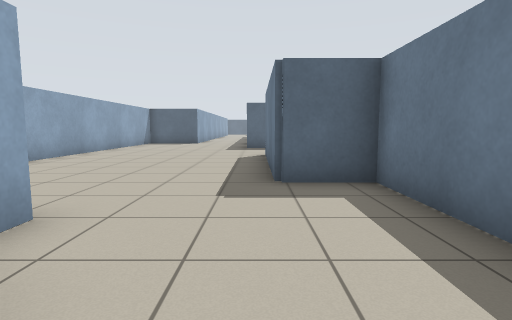
view 1 (above)

23 first-person views from a walk through a robot-simulator world made for Stage. The camera is 0.9 m above the floor, tilts 6° down and sees 80° across. Floor lines are 1 m apart. The floor is counted in squares, 1 m on a side. Each view is taken from the middle of a square. On the plan, view 1 faces up. The plan holds only what a view shows up to about 11 squares ahead; the rest is blank. The robots in the file are not drawn.

view 2
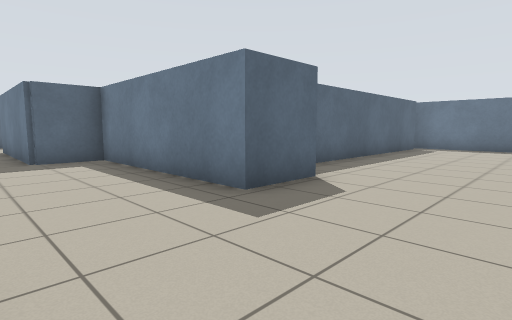

view 3
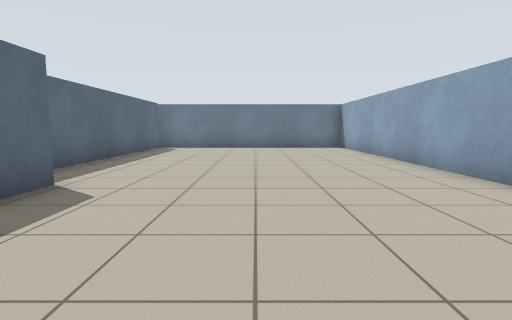

view 4
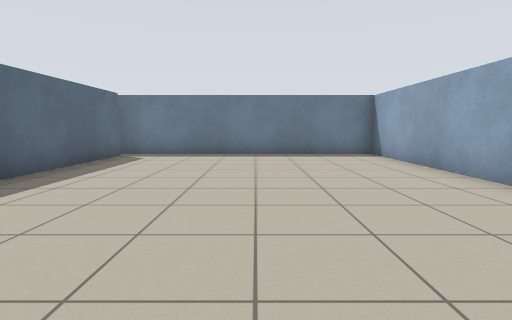

view 5
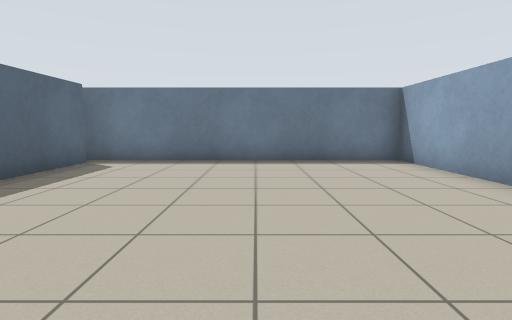

view 6
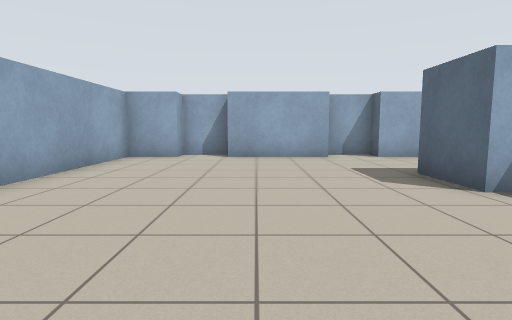

view 7
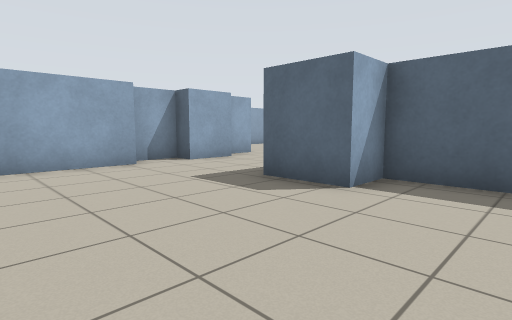

view 8
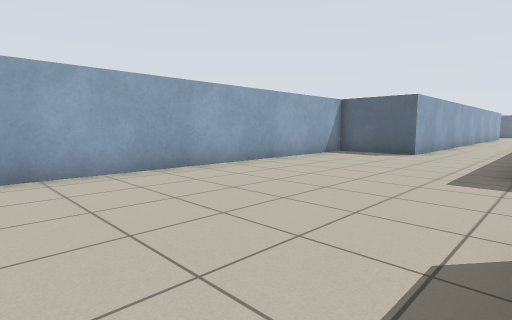

view 9
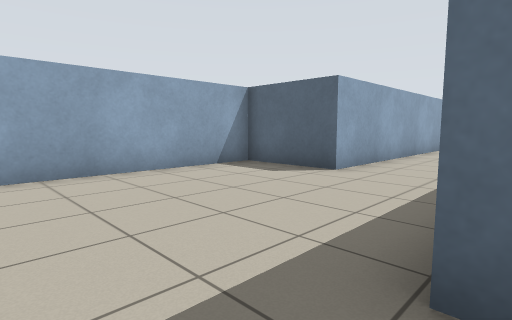

view 10
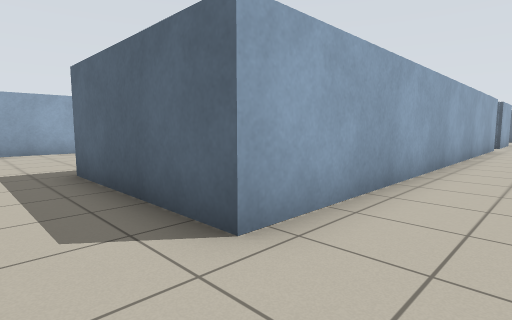

view 11
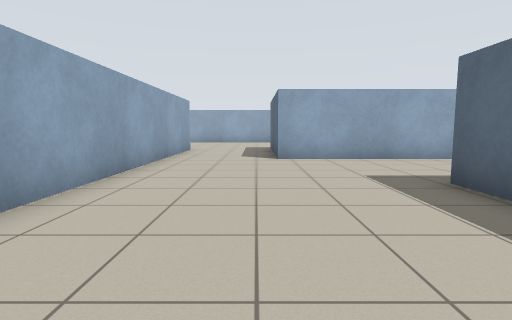

view 12
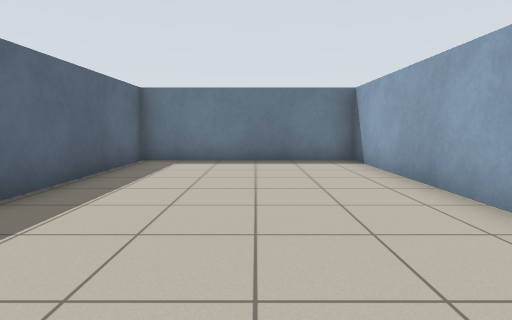

view 13
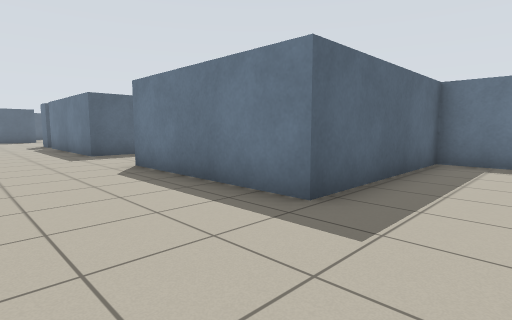

view 14
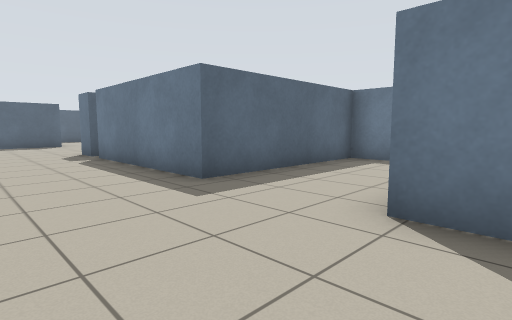

view 15
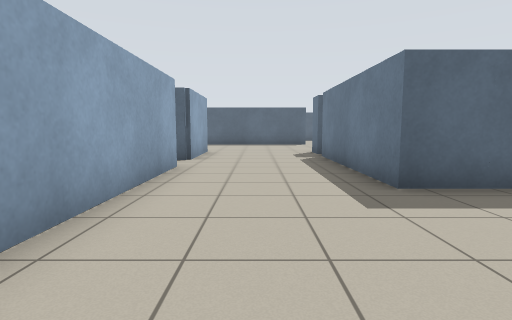

view 16
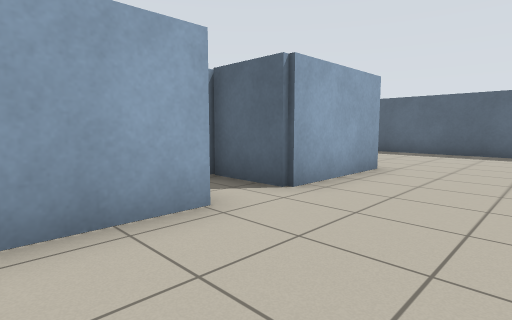

view 17
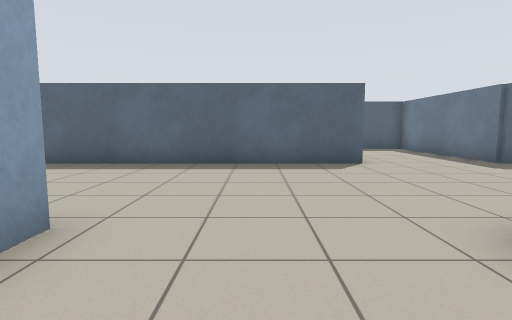

view 18
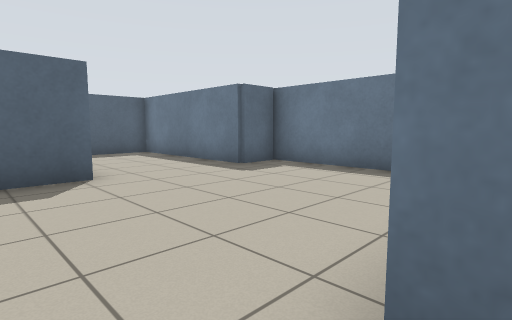

view 19
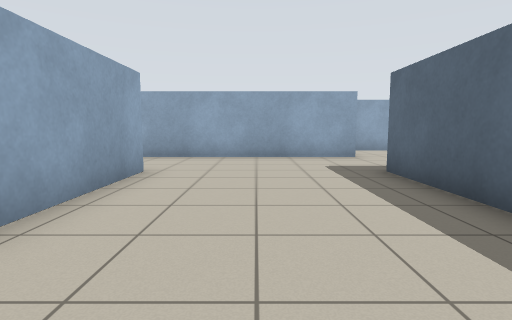

view 20
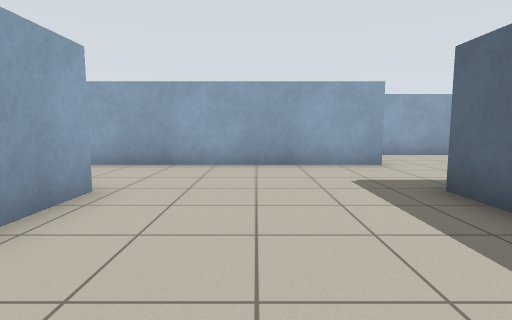

view 21
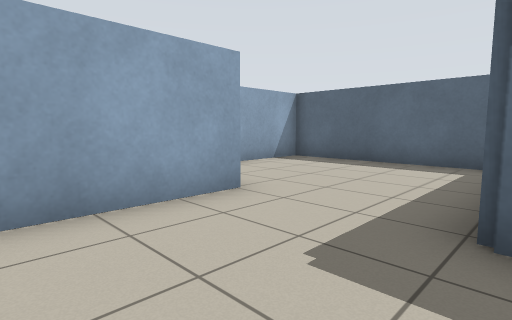

view 22
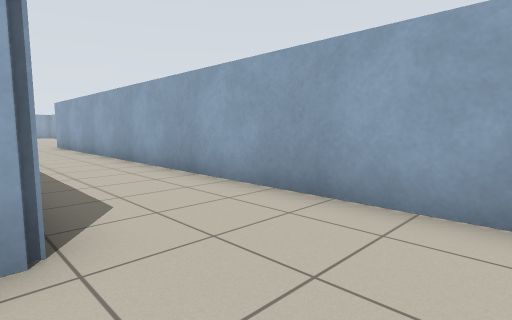

view 23
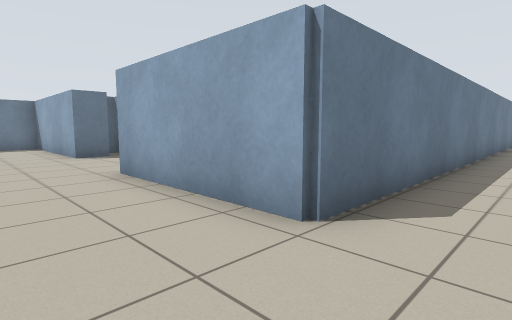

### Floor plan
Points are (right, up) in squares from view 1. A wall is a line through its corners. A room is listed if a view was taken in it or the views show most of it. See-through windows are left out.
Room 1 (views 1, 2, 3, 4, 5, 6, 7)
walls: (-1.5, -1.6) (-1.5, -4.9); (13, 0.4) (3.8, 0.4) (3.8, -0.8) (2, -0.8) (2, 5) (0.3, 5); (-1.5, -6.4) (-1.5, -8) (13.5, -8) (13.5, 0.8); (-2.2, -4.9) (-2.2, -6.4); (-2.2, -0.2) (-2.2, -1.6); (-1.5, 1.5) (-1.5, -0.2); (-2.2, 3) (-2.2, 2)
ways out: opening at (-0.5, 4.5) to room 2
Room 2 (views 8, 9, 10, 11, 12, 13, 14, 15, 16, 17, 18, 19, 20, 21, 22, 23)
walls: (4.2, 27.1) (4.2, 13.6) (-0.5, 13.6); (-0.4, 19.8) (-0.4, 31.7) (4.2, 31.7) (4.2, 28.5) (2.2, 28.5); (8.1, 30.4) (8.1, 31.4) (11.2, 31.4); (13.5, 23.2) (13.5, 24.4) (8.1, 24.4) (8.1, 29.8); (1.8, 10.3) (13.5, 10.3) (13.5, 16.2) (8.1, 16.2) (8.1, 21.2); (13.5, 33.4) (13.5, 36.7) (12.2, 36.7) (12.2, 41.6); (8.8, 36.7) (-0.5, 36.7); (-3.4, 37.1) (-3.4, 17.8) (-6.2, 17.8) (-6.2, 7.5); (0.3, 5) (0.3, 10.2); (-1.1, 42) (-6.2, 42) (-6.2, 38.1); (11.9, 42) (10.2, 42)
ways out: opening at (-0.5, 4.5) to room 1

Where each view was taken, in squares from view 1:
view 1: 0 up, 0 right, facing up
view 2: 4 down, 1 left, facing up-right
view 3: 4 down, 1 left, facing right
view 4: 4 down, 3 right, facing right
view 5: 4 down, 5 right, facing right
view 6: 4 down, 8 right, facing left
view 7: 5 down, 6 right, facing up-left
view 8: 7 up, 0 right, facing up-left
view 9: 12 up, 0 right, facing up-left
view 10: 12 up, 6 right, facing up-left
view 11: 13 up, 13 right, facing left
view 12: 13 up, 5 right, facing right
view 13: 14 up, 5 right, facing up-right
view 14: 20 up, 5 right, facing up-right
view 15: 20 up, 6 right, facing up
view 16: 25 up, 7 right, facing up-left
view 17: 29 up, 6 right, facing up
view 18: 31 up, 7 right, facing up-right
view 19: 34 up, 6 right, facing left
view 20: 34 up, 4 right, facing left
view 21: 34 up, 0 right, facing up-left
view 22: 34 up, 0 right, facing down-left
view 23: 34 up, 2 left, facing down-right
